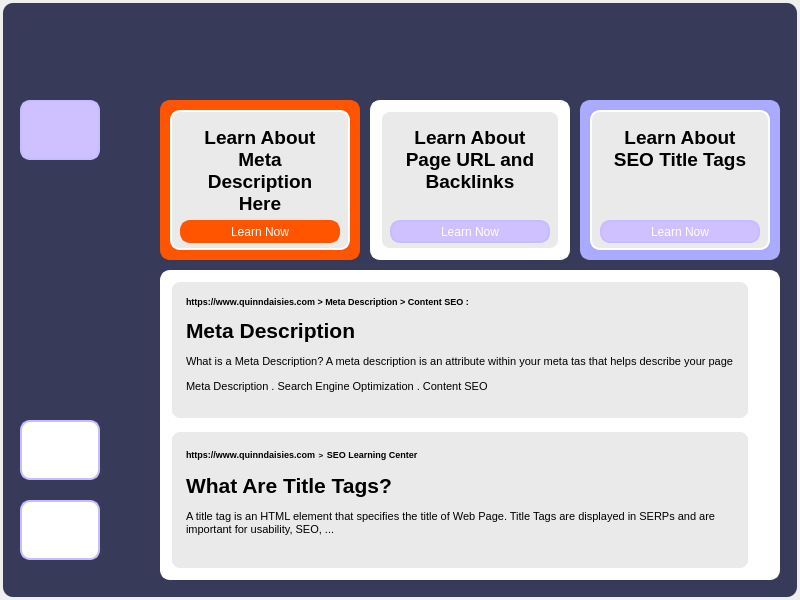
<?xml version="1.0" encoding="UTF-8"?>
<ui version="4.0">
 <class>Dialog</class>
 <widget class="QDialog" name="Dialog">
  <property name="geometry">
   <rect>
    <x>0</x>
    <y>0</y>
    <width>800</width>
    <height>600</height>
   </rect>
  </property>
  <property name="windowTitle">
   <string>Dialog</string>
  </property>
  <widget class="QWidget" name="widget" native="true">
   <property name="geometry">
    <rect>
     <x>0</x>
     <y>0</y>
     <width>800</width>
     <height>600</height>
    </rect>
   </property>
   <property name="styleSheet">
    <string notr="true">QWidget#widget{
	background-color: rgb(56, 58, 89);
	color: rgb(220, 220, 220);
	border-radius: 10px;
	margin: 3px;
}</string>
   </property>
   <widget class="QPushButton" name="home">
    <property name="geometry">
     <rect>
      <x>20</x>
      <y>100</y>
      <width>80</width>
      <height>60</height>
     </rect>
    </property>
    <property name="styleSheet">
     <string notr="true">QPushButton{
	border-radius: 10px;
	font: 85 10pt &quot;Times New Roman&quot;;
	color: #ffffff;
	border: 2px solid rgb(197, 189, 255);
	background: #cfc0ff;
}
QPushButton:hover{
	font: 85 10pt &quot;Times New Roman&quot;;
	color:#cfc0ff;
	border: 2px solid #aaaaff;
	background: #cfc0ff;
}</string>
    </property>
    <property name="text">
     <string/>
    </property>
    <property name="icon">
     <iconset>
      <normaloff>../../SEO_Character_Guide/backgroundiconimages.jpeg</normaloff>../../SEO_Character_Guide/backgroundiconimages.jpeg</iconset>
    </property>
    <property name="iconSize">
     <size>
      <width>60</width>
      <height>40</height>
     </size>
    </property>
   </widget>
   <widget class="QPushButton" name="goback">
    <property name="geometry">
     <rect>
      <x>20</x>
      <y>420</y>
      <width>80</width>
      <height>60</height>
     </rect>
    </property>
    <property name="styleSheet">
     <string notr="true">QPushButton{
	border-radius: 10px;
	font: 85 10pt &quot;Times New Roman&quot;;
	color: #ffffff;
	border: 2px solid rgb(197, 189, 255);
	background: rgb(255, 255, 255);
}
QPushButton:hover{
	font: 85 10pt &quot;Times New Roman&quot;;
	color:#cfc0ff;
	border: 2px solid #aaaaff;
	background: rgb(255, 255, 255);
}</string>
    </property>
    <property name="text">
     <string/>
    </property>
    <property name="icon">
     <iconset>
      <normaloff>../../SEO_Character_Guide/backimages.jpeg</normaloff>../../SEO_Character_Guide/backimages.jpeg</iconset>
    </property>
    <property name="iconSize">
     <size>
      <width>60</width>
      <height>40</height>
     </size>
    </property>
   </widget>
   <widget class="QPushButton" name="settingscreen">
    <property name="geometry">
     <rect>
      <x>20</x>
      <y>500</y>
      <width>80</width>
      <height>60</height>
     </rect>
    </property>
    <property name="styleSheet">
     <string notr="true">QPushButton{
	border-radius: 10px;
	font: 85 10pt &quot;Times New Roman&quot;;
	color: #ffffff;
	border: 2px solid rgb(197, 189, 255);
	background: rgb(255, 255, 255);
}
QPushButton:hover{
	font: 85 10pt &quot;Times New Roman&quot;;
	color:#cfc0ff;
	border: 2px solid #aaaaff;
	background: rgb(255, 255, 255);
}</string>
    </property>
    <property name="text">
     <string/>
    </property>
    <property name="icon">
     <iconset>
      <normaloff>../../SEO_Character_Guide/settings.jpg</normaloff>../../SEO_Character_Guide/settings.jpg</iconset>
    </property>
    <property name="iconSize">
     <size>
      <width>60</width>
      <height>40</height>
     </size>
    </property>
   </widget>
   <widget class="QFrame" name="frame_2">
    <property name="geometry">
     <rect>
      <x>160</x>
      <y>100</y>
      <width>200</width>
      <height>160</height>
     </rect>
    </property>
    <property name="styleSheet">
     <string notr="true">QFrame{
	border: 2px solid #ff5500;
	border-radius: 10px;
	padding: 10px;
	background: #ff5500;
}</string>
    </property>
    <property name="frameShape">
     <enum>QFrame::StyledPanel</enum>
    </property>
    <property name="frameShadow">
     <enum>QFrame::Raised</enum>
    </property>
    <widget class="QTextBrowser" name="textBrowser_6">
     <property name="geometry">
      <rect>
       <x>10</x>
       <y>10</y>
       <width>180</width>
       <height>140</height>
      </rect>
     </property>
     <property name="styleSheet">
      <string notr="true">QTextBrowser{
	border: 2px solid #ffffff;
	border-radius: 10px;
	padding: 10px;
	background: #eaeaea;
}</string>
     </property>
     <property name="html">
      <string>&lt;!DOCTYPE HTML PUBLIC &quot;-//W3C//DTD HTML 4.0//EN&quot; &quot;http://www.w3.org/TR/REC-html40/strict.dtd&quot;&gt;
&lt;html&gt;&lt;head&gt;&lt;meta name=&quot;qrichtext&quot; content=&quot;1&quot; /&gt;&lt;style type=&quot;text/css&quot;&gt;
p, li { white-space: pre-wrap; }
&lt;/style&gt;&lt;/head&gt;&lt;body style=&quot; font-family:'MS Shell Dlg 2'; font-size:8.25pt; font-weight:400; font-style:normal;&quot;&gt;
&lt;p align=&quot;center&quot; style=&quot; margin-top:12px; margin-bottom:12px; margin-left:0px; margin-right:0px; -qt-block-indent:0; text-indent:0px;&quot;&gt;&lt;span style=&quot; font-size:14pt; font-weight:600;&quot;&gt;Learn About Meta Description Here&lt;/span&gt;&lt;/p&gt;&lt;/body&gt;&lt;/html&gt;</string>
     </property>
    </widget>
    <widget class="QPushButton" name="metascreen">
     <property name="geometry">
      <rect>
       <x>20</x>
       <y>120</y>
       <width>160</width>
       <height>23</height>
      </rect>
     </property>
     <property name="styleSheet">
      <string notr="true">QPushButton{
	border-radius: 10px;
	font: 85 10pt &quot;Times New Roman&quot;;
	color: #ffffff;
	border: 2px solid #ff5500;
	background: #ff5500;
}
QPushButton:hover{
	font: 85 10pt &quot;Times New Roman&quot;;
	color:#ff5500;
	border: 2px solid #ff5500;
	background: #ffffff;
}</string>
     </property>
     <property name="text">
      <string>Learn Now</string>
     </property>
    </widget>
   </widget>
   <widget class="QFrame" name="frame">
    <property name="geometry">
     <rect>
      <x>160</x>
      <y>270</y>
      <width>620</width>
      <height>310</height>
     </rect>
    </property>
    <property name="styleSheet">
     <string notr="true">QFrame{
	border: 2px solid #ffffff;
	border-radius: 10px;
	padding: 10px;
	background: #ffffff;
}</string>
    </property>
    <property name="frameShape">
     <enum>QFrame::StyledPanel</enum>
    </property>
    <property name="frameShadow">
     <enum>QFrame::Raised</enum>
    </property>
    <widget class="QTextBrowser" name="textBrowser_2">
     <property name="geometry">
      <rect>
       <x>10</x>
       <y>10</y>
       <width>580</width>
       <height>140</height>
      </rect>
     </property>
     <property name="styleSheet">
      <string notr="true">QTextBrowser{
	border: 2px solid #ffffff;
	border-radius: 10px;
	padding: 10px;
	background: #eaeaea;
}</string>
     </property>
     <property name="html">
      <string>&lt;!DOCTYPE HTML PUBLIC &quot;-//W3C//DTD HTML 4.0//EN&quot; &quot;http://www.w3.org/TR/REC-html40/strict.dtd&quot;&gt;
&lt;html&gt;&lt;head&gt;&lt;meta name=&quot;qrichtext&quot; content=&quot;1&quot; /&gt;&lt;style type=&quot;text/css&quot;&gt;
p, li { white-space: pre-wrap; }
&lt;/style&gt;&lt;/head&gt;&lt;body style=&quot; font-family:'MS Shell Dlg 2'; font-size:8.25pt; font-weight:400; font-style:normal;&quot;&gt;
&lt;p style=&quot; margin-top:0px; margin-bottom:0px; margin-left:0px; margin-right:0px; -qt-block-indent:0; text-indent:0px;&quot;&gt;&lt;span style=&quot; font-size:7pt; font-weight:600;&quot;&gt;https://www.quinndaisies.com &amp;gt; Meta Description &amp;gt; Content SEO :&lt;/span&gt;&lt;/p&gt;
&lt;p style=&quot;-qt-paragraph-type:empty; margin-top:0px; margin-bottom:0px; margin-left:0px; margin-right:0px; -qt-block-indent:0; text-indent:0px; font-size:7pt; font-weight:600;&quot;&gt;&lt;br /&gt;&lt;/p&gt;
&lt;p style=&quot; margin-top:0px; margin-bottom:0px; margin-left:0px; margin-right:0px; -qt-block-indent:0; text-indent:0px;&quot;&gt;&lt;span style=&quot; font-size:16pt; font-weight:600;&quot;&gt;Meta Description&lt;/span&gt;&lt;/p&gt;
&lt;p style=&quot; margin-top:12px; margin-bottom:12px; margin-left:0px; margin-right:0px; -qt-block-indent:0; text-indent:0px;&quot;&gt;What is a Meta Description? A meta description is an attribute within your meta tas that helps describe your page&lt;/p&gt;
&lt;p style=&quot; margin-top:12px; margin-bottom:12px; margin-left:0px; margin-right:0px; -qt-block-indent:0; text-indent:0px;&quot;&gt;Meta Description . Search Engine Optimization . Content SEO&lt;/p&gt;&lt;/body&gt;&lt;/html&gt;</string>
     </property>
    </widget>
    <widget class="QTextBrowser" name="textBrowser_3">
     <property name="geometry">
      <rect>
       <x>10</x>
       <y>160</y>
       <width>580</width>
       <height>140</height>
      </rect>
     </property>
     <property name="styleSheet">
      <string notr="true">QTextBrowser{
	border: 2px solid #ffffff;
	border-radius: 10px;
	padding: 10px;
	background: #eaeaea;
}</string>
     </property>
     <property name="html">
      <string>&lt;!DOCTYPE HTML PUBLIC &quot;-//W3C//DTD HTML 4.0//EN&quot; &quot;http://www.w3.org/TR/REC-html40/strict.dtd&quot;&gt;
&lt;html&gt;&lt;head&gt;&lt;meta name=&quot;qrichtext&quot; content=&quot;1&quot; /&gt;&lt;style type=&quot;text/css&quot;&gt;
p, li { white-space: pre-wrap; }
&lt;/style&gt;&lt;/head&gt;&lt;body style=&quot; font-family:'MS Shell Dlg 2'; font-size:8.25pt; font-weight:400; font-style:normal;&quot;&gt;
&lt;p style=&quot; margin-top:0px; margin-bottom:0px; margin-left:0px; margin-right:0px; -qt-block-indent:0; text-indent:0px;&quot;&gt;&lt;span style=&quot; font-size:7pt; font-weight:600;&quot;&gt;https://www.quinndaisies.com&lt;/span&gt;&lt;span style=&quot; font-size:10pt; font-weight:600;&quot;&gt; &lt;/span&gt;&lt;span style=&quot; font-size:6pt; font-weight:600;&quot;&gt;&amp;gt;&lt;/span&gt;&lt;span style=&quot; font-size:10pt; font-weight:600;&quot;&gt; &lt;/span&gt;&lt;span style=&quot; font-size:7pt; font-weight:600;&quot;&gt;SEO Learning Center&lt;/span&gt;&lt;/p&gt;
&lt;p style=&quot; margin-top:12px; margin-bottom:12px; margin-left:0px; margin-right:0px; -qt-block-indent:0; text-indent:0px;&quot;&gt;&lt;span style=&quot; font-size:16pt; font-weight:600;&quot;&gt;What Are Title Tags?&lt;/span&gt;&lt;/p&gt;
&lt;p style=&quot; margin-top:12px; margin-bottom:12px; margin-left:0px; margin-right:0px; -qt-block-indent:0; text-indent:0px;&quot;&gt;A title tag is an HTML element that specifies the title of Web Page. Title Tags are displayed in SERPs and are important for usability, SEO, ...&lt;/p&gt;&lt;/body&gt;&lt;/html&gt;</string>
     </property>
    </widget>
   </widget>
   <widget class="QFrame" name="frame_3">
    <property name="geometry">
     <rect>
      <x>580</x>
      <y>100</y>
      <width>200</width>
      <height>160</height>
     </rect>
    </property>
    <property name="styleSheet">
     <string notr="true">QFrame{
	border: 2px solid #aaaaff;
	border-radius: 10px;
	padding: 10px;
	background: #aaaaff;
}</string>
    </property>
    <property name="frameShape">
     <enum>QFrame::StyledPanel</enum>
    </property>
    <property name="frameShadow">
     <enum>QFrame::Raised</enum>
    </property>
    <widget class="QTextBrowser" name="textBrowser_7">
     <property name="geometry">
      <rect>
       <x>10</x>
       <y>10</y>
       <width>180</width>
       <height>140</height>
      </rect>
     </property>
     <property name="styleSheet">
      <string notr="true">QTextBrowser{
	border: 2px solid #ffffff;
	border-radius: 10px;
	padding: 10px;
	background: #eaeaea;
}</string>
     </property>
     <property name="html">
      <string>&lt;!DOCTYPE HTML PUBLIC &quot;-//W3C//DTD HTML 4.0//EN&quot; &quot;http://www.w3.org/TR/REC-html40/strict.dtd&quot;&gt;
&lt;html&gt;&lt;head&gt;&lt;meta name=&quot;qrichtext&quot; content=&quot;1&quot; /&gt;&lt;style type=&quot;text/css&quot;&gt;
p, li { white-space: pre-wrap; }
&lt;/style&gt;&lt;/head&gt;&lt;body style=&quot; font-family:'MS Shell Dlg 2'; font-size:8.25pt; font-weight:400; font-style:normal;&quot;&gt;
&lt;p align=&quot;center&quot; style=&quot; margin-top:12px; margin-bottom:12px; margin-left:0px; margin-right:0px; -qt-block-indent:0; text-indent:0px;&quot;&gt;&lt;span style=&quot; font-size:14pt; font-weight:600;&quot;&gt;Learn About SEO Title Tags&lt;/span&gt;&lt;/p&gt;&lt;/body&gt;&lt;/html&gt;</string>
     </property>
    </widget>
    <widget class="QPushButton" name="titletagscreen">
     <property name="geometry">
      <rect>
       <x>20</x>
       <y>120</y>
       <width>160</width>
       <height>23</height>
      </rect>
     </property>
     <property name="styleSheet">
      <string notr="true">QPushButton{
	border-radius: 10px;
	font: 85 10pt &quot;Times New Roman&quot;;
	color: #ffffff;
	border: 2px solid rgb(197, 189, 255);
	background: #cfc0ff;
}
QPushButton:hover{
	font: 85 10pt &quot;Times New Roman&quot;;
	color:#cfc0ff;
	border: 2px solid #aaaaff;
	background: #ffffff;
}</string>
     </property>
     <property name="text">
      <string>Learn Now</string>
     </property>
    </widget>
   </widget>
   <widget class="QFrame" name="frame_4">
    <property name="geometry">
     <rect>
      <x>370</x>
      <y>100</y>
      <width>200</width>
      <height>160</height>
     </rect>
    </property>
    <property name="styleSheet">
     <string notr="true">QFrame{
	border: 2px solid #ffffff;
	border-radius: 10px;
	padding: 10px;
	background: #ffffff;
}</string>
    </property>
    <property name="frameShape">
     <enum>QFrame::StyledPanel</enum>
    </property>
    <property name="frameShadow">
     <enum>QFrame::Raised</enum>
    </property>
    <widget class="QTextBrowser" name="textBrowser_13">
     <property name="geometry">
      <rect>
       <x>10</x>
       <y>10</y>
       <width>180</width>
       <height>140</height>
      </rect>
     </property>
     <property name="styleSheet">
      <string notr="true">QTextBrowser{
	border: 2px solid #ffffff;
	border-radius: 10px;
	padding: 10px;
	background: #eaeaea;
}</string>
     </property>
     <property name="html">
      <string>&lt;!DOCTYPE HTML PUBLIC &quot;-//W3C//DTD HTML 4.0//EN&quot; &quot;http://www.w3.org/TR/REC-html40/strict.dtd&quot;&gt;
&lt;html&gt;&lt;head&gt;&lt;meta name=&quot;qrichtext&quot; content=&quot;1&quot; /&gt;&lt;style type=&quot;text/css&quot;&gt;
p, li { white-space: pre-wrap; }
&lt;/style&gt;&lt;/head&gt;&lt;body style=&quot; font-family:'MS Shell Dlg 2'; font-size:8.25pt; font-weight:400; font-style:normal;&quot;&gt;
&lt;p align=&quot;center&quot; style=&quot; margin-top:12px; margin-bottom:12px; margin-left:0px; margin-right:0px; -qt-block-indent:0; text-indent:0px;&quot;&gt;&lt;span style=&quot; font-size:14pt; font-weight:600;&quot;&gt;Learn About Page URL and Backlinks&lt;/span&gt;&lt;/p&gt;&lt;/body&gt;&lt;/html&gt;</string>
     </property>
    </widget>
    <widget class="QPushButton" name="urlpagescreen">
     <property name="geometry">
      <rect>
       <x>20</x>
       <y>120</y>
       <width>160</width>
       <height>23</height>
      </rect>
     </property>
     <property name="styleSheet">
      <string notr="true">QPushButton{
	border-radius: 10px;
	font: 85 10pt &quot;Times New Roman&quot;;
	color: #ffffff;
	border: 2px solid rgb(197, 189, 255);
	background: #cfc0ff;
}
QPushButton:hover{
	font: 85 10pt &quot;Times New Roman&quot;;
	color:#cfc0ff;
	border: 2px solid #aaaaff;
	background: #ffffff;
}</string>
     </property>
     <property name="text">
      <string>Learn Now</string>
     </property>
    </widget>
   </widget>
  </widget>
 </widget>
 <resources/>
 <connections/>
</ui>
